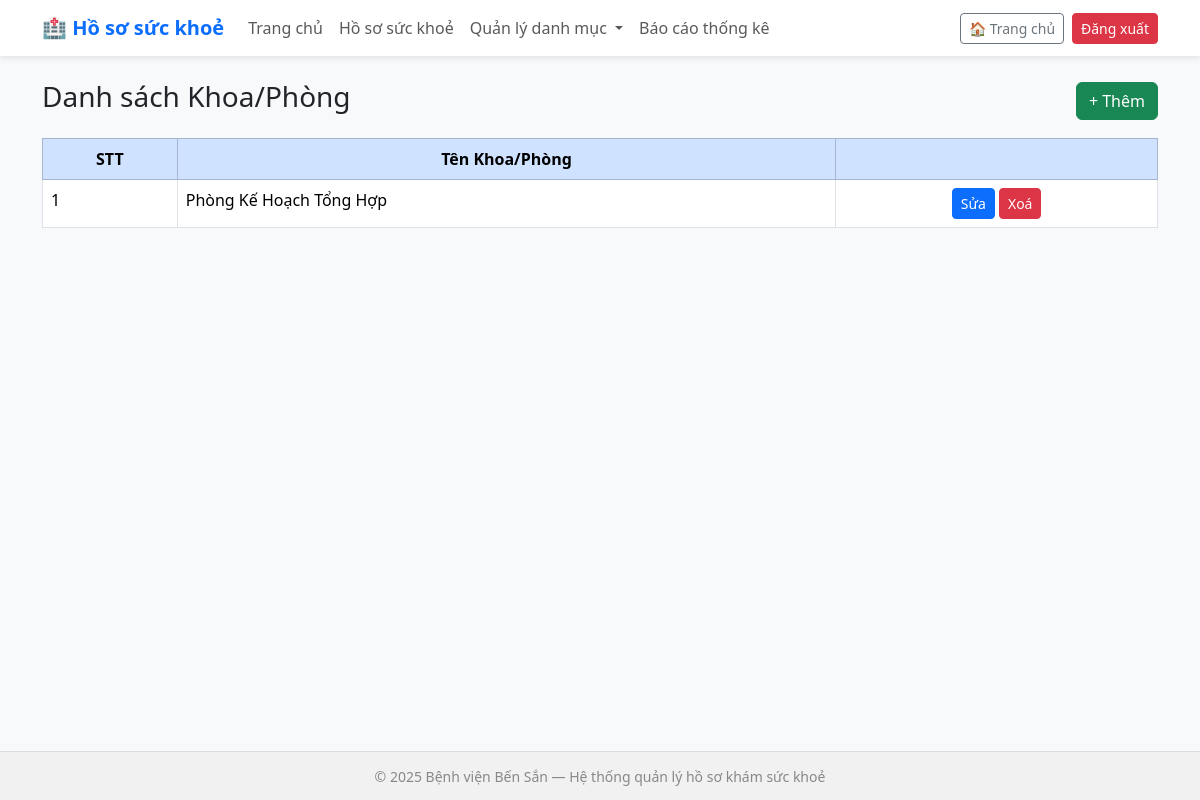
/departments/, run on an earlier commit of the app's database.
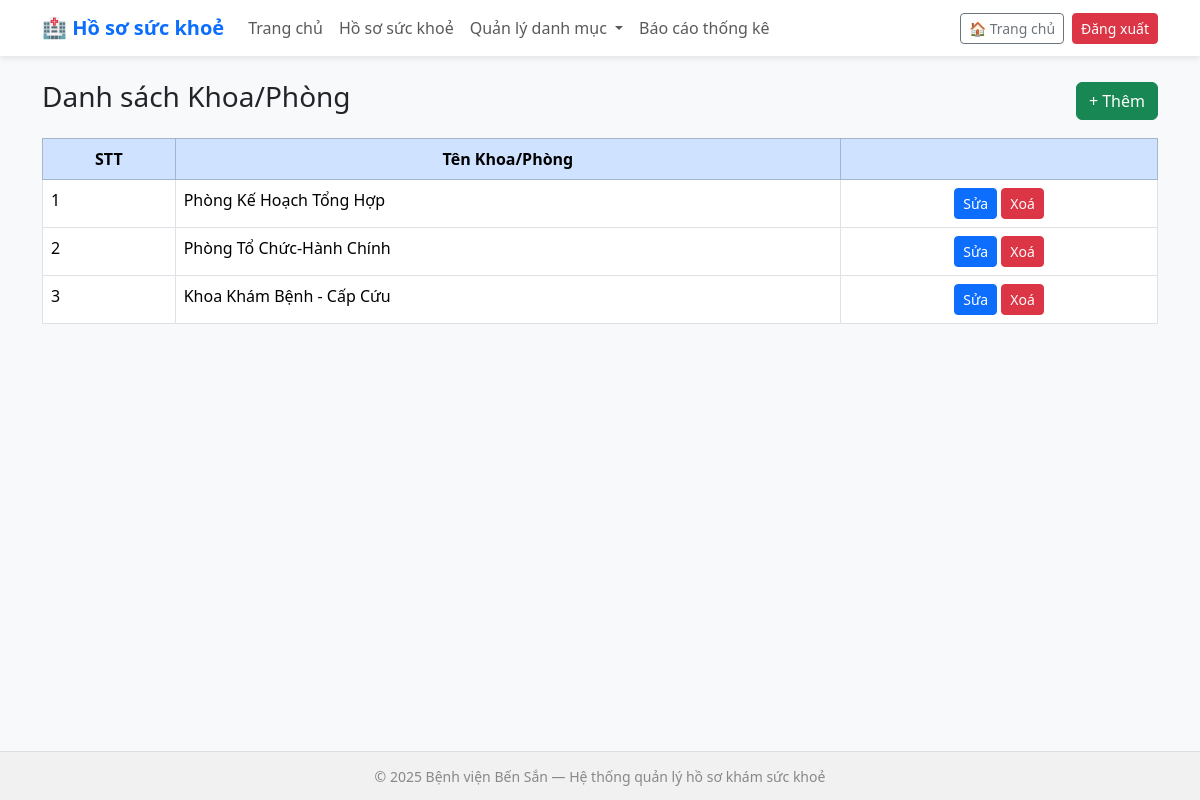
And on a later commit of the database.
### health_records/models.py (models this page shows, shortened)
class Department(models.Model):
    name = models.CharField(max_length=100, unique=True, verbose_name="Tên khoa/phòng")
    class Meta:
        verbose_name = "Khoa/Phòng"
        verbose_name_plural = "Khoa/Phòng"

### health_records/views.py (the view)
# urls.py: path('departments/', views.department_list, name='department_list'),
def department_list(request):
    departments = Department.objects.all()
    return render(request, 'health_records/department_list.html', {'departments': departments})

### health_records/templates/health_records/department_list.html
{% extends 'health_records/base.html' %}
{% block content %}
<div class="d-flex justify-content-between align-items-center mb-3">
  <h3>Danh sách Khoa/Phòng</h3>
  <a href="{% url 'department_add' %}" class="btn btn-success">+ Thêm</a>
</div>
<table class="table table-bordered">
  <thead class="table-primary text-center">
    <tr><th>STT</th><th>Tên Khoa/Phòng</th><th></th></tr>
  </thead>
  <tbody>
    {% for d in departments %}
    <tr>
      <td>{{ forloop.counter }}</td>
      <td>{{ d.name }}</td>
      <td class="text-center">
        <a href="{% url 'department_edit' d.id %}" class="btn btn-sm btn-primary">Sửa</a>
        <a href="{% url 'department_delete' d.id %}" class="btn btn-sm btn-danger">Xoá</a>
      </td>
    </tr>
    {% empty %}
    <tr><td colspan="3" class="text-center text-muted">Chưa có dữ liệu</td></tr>
    {% endfor %}
  </tbody>
</table>
{% endblock %}

What changed in the data, as far as the page shows it:
added Department: name "Phòng Tổ Chức-Hành Chính"
added Department: name "Khoa Khám Bệnh - Cấp Cứu"
